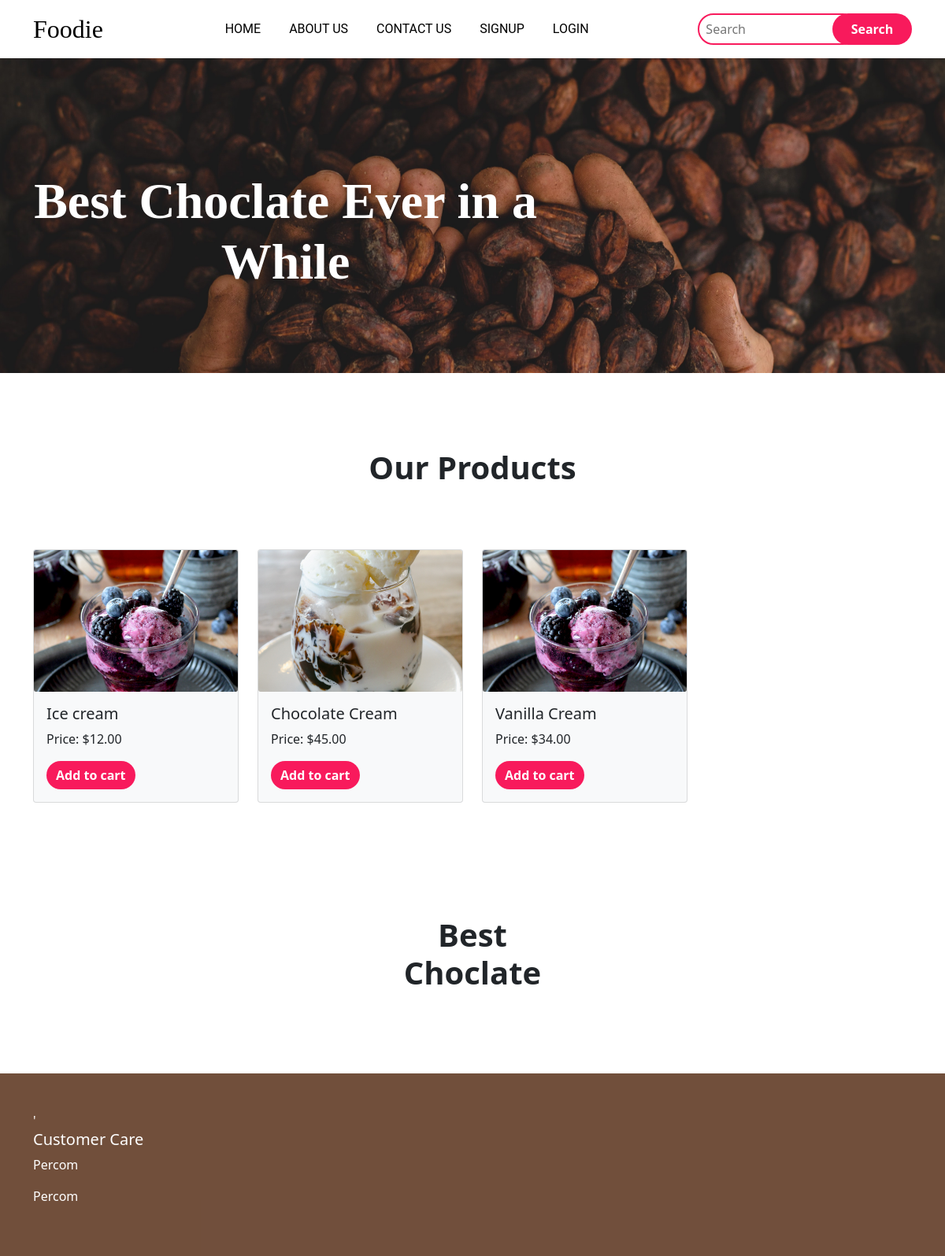
/store/, run on the app's committed database.
### store/models.py (models this page shows, shortened)
class Product(models.Model):
    name = models.CharField(max_length=200,)
    price = models.DecimalField(max_digits=4,  decimal_places=2)
    images = models.ImageField(upload_to='covers/', blank=True)
    id = models.URLField(primary_key=True, default=uuid.uuid4,  editable=False,)
    description = models.TextField(max_length=250,)
    def get_absolute_url(self):
        return reverse('product_detail', args =[str(self.id)])

### store/views.py (the view)
# urls.py: path('', StoreListView.as_view(), name='store'),
class StoreListView(ListView):
    model = Product
    template_name = 'store.html'

### templates/store.html
{% extends 'base.html' %}
{% load static %}
{% block content %}
<section class="main">
    <div class="container py-5">
        <div class="row" py-4>
            <div class="col-lg-7 pt-5 text-center">
                <h1 class="pt-5">Best Choclate Ever in a While</h1>
            </div>
        </div>
    </div>
</section>
<section class="products">
    <div class="container py-5">
        <div class="row py-5">
            <div class="col-lg-5 m-auto text-center">
                <h1>Our Products</h1>
            </div>
        </div>
        <div class="row">
            {% for product in object_list %}
                <div class="g-col-6 col-lg-3">
                    <div class="card bg-light mt-4">
                        <a href="{{ product.get_absolute_url }}">
                            <img src="{{ product.images.url }}" class="img-fluid card-img card-img-top" alt="...">
                        </a>
                        <div class="card-body ">
                            <h5 class="card-title">{{ product.name }}</h5>
                            <p class="card-text">Price: ${{ product.price }}</p>
                            <a href="#" class="btn btn-cart-card">Add to cart</a>
                        </div>
                    </div>
                </div>
            {% endfor %}
        </div>
    </div>
</section>
<section class="about">
    <div class="container py-5">
        <div class="row py-5">
            <div class="col-lg-3 m-auto text-center">
                <h1>Best Choclate</h1>
            </div>
        </div>
    </div>
</section>
{% endblock content %}

### static/css/base.css (style rules this page uses)
* { padding: 0; margin: 0; box-sizing: border-box; }
.main { background: url('../images/choclate.jpg'); background-size: cover; background-position: 50% 50%; height: 50vh; width: 100%; }
.main h1 { color: white; font-weight: 700; font-family: 'Source Serif Pro', serif; font-size: 4rem; }
h1 { font-weight: 700; }
.card-img-top { width: 100%; height: 15vw; object-fit: cover; }
.btn-cart-card { background: rgb(248, 26, 92); color: white; font-weight: 700; border-radius: 60px; border: none; outline: none; }
.card { margin: auto; max-width: 950px; width: 90%; box-shadow: 0 6px 20px 0 rgba(0, 0, 0, 0.19); border-radius: 1rem; border: transparent; }
.row { margin: 0; }
.main { margin: 0; padding: 2vh 0; width: 100%; }
a { padding: 0 1vh; }
img { width: 3.5rem; }
h5 { margin-top: 4vh; }
.btn { background-color: #000; border-color: #000; color: white; width: 100%; font-size: 0.7rem; margin-top: 4vh; padding: 1vh; border-radius: 0; }
a { color: black; }

### data on the page
Product: images (picture), name "Ice cream", price "12.00"
Product: images (picture), name "Chocolate Cream", price "45.00"
Product: images (picture), name "Vanilla Cream", price "34.00"
